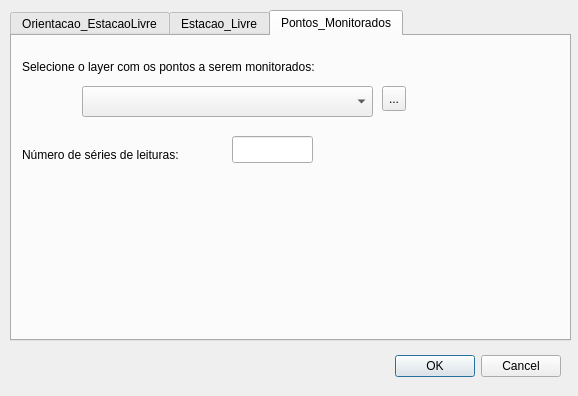
<?xml version="1.0" encoding="UTF-8"?>
<ui version="4.0">
 <class>PROPAGACAO_ERRODialogBase</class>
 <widget class="QDialog" name="PROPAGACAO_ERRODialogBase">
  <property name="geometry">
   <rect>
    <x>0</x>
    <y>0</y>
    <width>578</width>
    <height>396</height>
   </rect>
  </property>
  <property name="windowTitle">
   <string>PROPAGACAO_ERRO</string>
  </property>
  <widget class="QDialogButtonBox" name="button_box">
   <property name="geometry">
    <rect>
     <x>380</x>
     <y>350</y>
     <width>181</width>
     <height>32</height>
    </rect>
   </property>
   <property name="orientation">
    <enum>Qt::Horizontal</enum>
   </property>
   <property name="standardButtons">
    <set>QDialogButtonBox::Cancel|QDialogButtonBox::Ok</set>
   </property>
  </widget>
  <widget class="QTabWidget" name="tabWidget">
   <property name="geometry">
    <rect>
     <x>10</x>
     <y>10</y>
     <width>561</width>
     <height>331</height>
    </rect>
   </property>
   <property name="currentIndex">
    <number>2</number>
   </property>
   <widget class="QWidget" name="Jan1">
    <attribute name="title">
     <string>Orientacao_EstacaoLivre</string>
    </attribute>
    <widget class="QLabel" name="label_12">
     <property name="geometry">
      <rect>
       <x>210</x>
       <y>210</y>
       <width>101</width>
       <height>17</height>
      </rect>
     </property>
     <property name="text">
      <string>Coordenada Y:</string>
     </property>
    </widget>
    <widget class="QLineEdit" name="Zb">
     <property name="geometry">
      <rect>
       <x>380</x>
       <y>150</y>
       <width>113</width>
       <height>27</height>
      </rect>
     </property>
    </widget>
    <widget class="QLineEdit" name="Xb">
     <property name="geometry">
      <rect>
       <x>40</x>
       <y>150</y>
       <width>113</width>
       <height>27</height>
      </rect>
     </property>
    </widget>
    <widget class="QLabel" name="label_28">
     <property name="geometry">
      <rect>
       <x>160</x>
       <y>80</y>
       <width>21</width>
       <height>17</height>
      </rect>
     </property>
     <property name="text">
      <string>m</string>
     </property>
    </widget>
    <widget class="QLineEdit" name="Yb">
     <property name="geometry">
      <rect>
       <x>210</x>
       <y>150</y>
       <width>113</width>
       <height>27</height>
      </rect>
     </property>
    </widget>
    <widget class="QLabel" name="label_13">
     <property name="geometry">
      <rect>
       <x>380</x>
       <y>210</y>
       <width>101</width>
       <height>17</height>
      </rect>
     </property>
     <property name="text">
      <string>Coordenada Z:</string>
     </property>
    </widget>
    <widget class="QLabel" name="label_35">
     <property name="geometry">
      <rect>
       <x>330</x>
       <y>240</y>
       <width>21</width>
       <height>17</height>
      </rect>
     </property>
     <property name="text">
      <string>m</string>
     </property>
    </widget>
    <widget class="QLabel" name="label_33">
     <property name="geometry">
      <rect>
       <x>500</x>
       <y>160</y>
       <width>21</width>
       <height>17</height>
      </rect>
     </property>
     <property name="text">
      <string>m</string>
     </property>
    </widget>
    <widget class="QLineEdit" name="Xc">
     <property name="geometry">
      <rect>
       <x>40</x>
       <y>230</y>
       <width>113</width>
       <height>27</height>
      </rect>
     </property>
    </widget>
    <widget class="QLabel" name="label_10">
     <property name="geometry">
      <rect>
       <x>380</x>
       <y>130</y>
       <width>101</width>
       <height>17</height>
      </rect>
     </property>
     <property name="text">
      <string>Coordenada Z:</string>
     </property>
    </widget>
    <widget class="QLineEdit" name="Za">
     <property name="geometry">
      <rect>
       <x>380</x>
       <y>70</y>
       <width>113</width>
       <height>27</height>
      </rect>
     </property>
    </widget>
    <widget class="QLabel" name="label_30">
     <property name="geometry">
      <rect>
       <x>160</x>
       <y>160</y>
       <width>21</width>
       <height>17</height>
      </rect>
     </property>
     <property name="text">
      <string>m</string>
     </property>
    </widget>
    <widget class="QLabel" name="label_36">
     <property name="geometry">
      <rect>
       <x>160</x>
       <y>240</y>
       <width>21</width>
       <height>17</height>
      </rect>
     </property>
     <property name="text">
      <string>m</string>
     </property>
    </widget>
    <widget class="QLabel" name="label_7">
     <property name="geometry">
      <rect>
       <x>210</x>
       <y>50</y>
       <width>101</width>
       <height>17</height>
      </rect>
     </property>
     <property name="text">
      <string>Coordenada Y:</string>
     </property>
    </widget>
    <widget class="QLabel" name="label_2">
     <property name="geometry">
      <rect>
       <x>10</x>
       <y>10</y>
       <width>561</width>
       <height>21</height>
      </rect>
     </property>
     <property name="text">
      <string>Entre com a coordenada 3D dos pontos de apoio para a orientação da estação:</string>
     </property>
    </widget>
    <widget class="QLineEdit" name="Xa">
     <property name="geometry">
      <rect>
       <x>40</x>
       <y>70</y>
       <width>113</width>
       <height>27</height>
      </rect>
     </property>
    </widget>
    <widget class="QLabel" name="label_11">
     <property name="geometry">
      <rect>
       <x>40</x>
       <y>130</y>
       <width>101</width>
       <height>17</height>
      </rect>
     </property>
     <property name="text">
      <string>Coordenada X:</string>
     </property>
    </widget>
    <widget class="QLabel" name="label_3">
     <property name="geometry">
      <rect>
       <x>20</x>
       <y>30</y>
       <width>67</width>
       <height>17</height>
      </rect>
     </property>
     <property name="text">
      <string>Ponto A:</string>
     </property>
    </widget>
    <widget class="QLabel" name="label_6">
     <property name="geometry">
      <rect>
       <x>40</x>
       <y>50</y>
       <width>101</width>
       <height>17</height>
      </rect>
     </property>
     <property name="text">
      <string>Coordenada X:</string>
     </property>
    </widget>
    <widget class="QLabel" name="label_32">
     <property name="geometry">
      <rect>
       <x>330</x>
       <y>160</y>
       <width>21</width>
       <height>17</height>
      </rect>
     </property>
     <property name="text">
      <string>m</string>
     </property>
    </widget>
    <widget class="QLineEdit" name="Yc">
     <property name="geometry">
      <rect>
       <x>210</x>
       <y>230</y>
       <width>113</width>
       <height>27</height>
      </rect>
     </property>
    </widget>
    <widget class="QLabel" name="label_8">
     <property name="geometry">
      <rect>
       <x>380</x>
       <y>50</y>
       <width>101</width>
       <height>17</height>
      </rect>
     </property>
     <property name="text">
      <string>Coordenada Z:</string>
     </property>
    </widget>
    <widget class="QLabel" name="label_14">
     <property name="geometry">
      <rect>
       <x>40</x>
       <y>210</y>
       <width>101</width>
       <height>17</height>
      </rect>
     </property>
     <property name="text">
      <string>Coordenada X:</string>
     </property>
    </widget>
    <widget class="QLabel" name="label_9">
     <property name="geometry">
      <rect>
       <x>210</x>
       <y>130</y>
       <width>101</width>
       <height>17</height>
      </rect>
     </property>
     <property name="text">
      <string>Coordenada Y:</string>
     </property>
    </widget>
    <widget class="QLabel" name="label_29">
     <property name="geometry">
      <rect>
       <x>500</x>
       <y>80</y>
       <width>21</width>
       <height>17</height>
      </rect>
     </property>
     <property name="text">
      <string>m</string>
     </property>
    </widget>
    <widget class="QLabel" name="label_34">
     <property name="geometry">
      <rect>
       <x>500</x>
       <y>240</y>
       <width>21</width>
       <height>17</height>
      </rect>
     </property>
     <property name="text">
      <string>m</string>
     </property>
    </widget>
    <widget class="QLineEdit" name="Zc">
     <property name="geometry">
      <rect>
       <x>380</x>
       <y>230</y>
       <width>113</width>
       <height>27</height>
      </rect>
     </property>
    </widget>
    <widget class="QLineEdit" name="Ya">
     <property name="geometry">
      <rect>
       <x>210</x>
       <y>70</y>
       <width>113</width>
       <height>27</height>
      </rect>
     </property>
    </widget>
    <widget class="QLabel" name="label_31">
     <property name="geometry">
      <rect>
       <x>330</x>
       <y>80</y>
       <width>21</width>
       <height>17</height>
      </rect>
     </property>
     <property name="text">
      <string>m</string>
     </property>
    </widget>
    <widget class="QLabel" name="label_5">
     <property name="geometry">
      <rect>
       <x>20</x>
       <y>190</y>
       <width>67</width>
       <height>17</height>
      </rect>
     </property>
     <property name="text">
      <string>Ponto C:</string>
     </property>
    </widget>
    <widget class="QLabel" name="label_4">
     <property name="geometry">
      <rect>
       <x>20</x>
       <y>110</y>
       <width>67</width>
       <height>17</height>
      </rect>
     </property>
     <property name="text">
      <string>Ponto B:</string>
     </property>
    </widget>
   </widget>
   <widget class="QWidget" name="Jan2">
    <attribute name="title">
     <string>Estacao_Livre</string>
    </attribute>
    <widget class="QLabel" name="label_37">
     <property name="geometry">
      <rect>
       <x>150</x>
       <y>70</y>
       <width>21</width>
       <height>17</height>
      </rect>
     </property>
     <property name="text">
      <string>m</string>
     </property>
    </widget>
    <widget class="QLabel" name="label_17">
     <property name="geometry">
      <rect>
       <x>10</x>
       <y>20</y>
       <width>521</width>
       <height>17</height>
      </rect>
     </property>
     <property name="text">
      <string>Entre com as coordenadas da Estação Livre :</string>
     </property>
    </widget>
    <widget class="QLabel" name="label_18">
     <property name="geometry">
      <rect>
       <x>30</x>
       <y>40</y>
       <width>101</width>
       <height>17</height>
      </rect>
     </property>
     <property name="text">
      <string>Coordenada X:</string>
     </property>
    </widget>
    <widget class="QLineEdit" name="coord_X">
     <property name="geometry">
      <rect>
       <x>30</x>
       <y>60</y>
       <width>113</width>
       <height>27</height>
      </rect>
     </property>
    </widget>
    <widget class="QLineEdit" name="coord_Y">
     <property name="geometry">
      <rect>
       <x>200</x>
       <y>60</y>
       <width>113</width>
       <height>27</height>
      </rect>
     </property>
    </widget>
    <widget class="QLabel" name="label_16">
     <property name="geometry">
      <rect>
       <x>370</x>
       <y>40</y>
       <width>101</width>
       <height>17</height>
      </rect>
     </property>
     <property name="text">
      <string>Coordenada Z:</string>
     </property>
    </widget>
    <widget class="QLabel" name="label_39">
     <property name="geometry">
      <rect>
       <x>490</x>
       <y>70</y>
       <width>21</width>
       <height>17</height>
      </rect>
     </property>
     <property name="text">
      <string>m</string>
     </property>
    </widget>
    <widget class="QLineEdit" name="coord_Z">
     <property name="geometry">
      <rect>
       <x>370</x>
       <y>60</y>
       <width>113</width>
       <height>27</height>
      </rect>
     </property>
    </widget>
    <widget class="QLabel" name="label_38">
     <property name="geometry">
      <rect>
       <x>320</x>
       <y>70</y>
       <width>21</width>
       <height>17</height>
      </rect>
     </property>
     <property name="text">
      <string>m</string>
     </property>
    </widget>
    <widget class="QLabel" name="label_15">
     <property name="geometry">
      <rect>
       <x>200</x>
       <y>40</y>
       <width>101</width>
       <height>17</height>
      </rect>
     </property>
     <property name="text">
      <string>Coordenada Y:</string>
     </property>
    </widget>
    <widget class="QLineEdit" name="PrecLinear1">
     <property name="geometry">
      <rect>
       <x>150</x>
       <y>160</y>
       <width>113</width>
       <height>27</height>
      </rect>
     </property>
    </widget>
    <widget class="QLabel" name="label_25">
     <property name="geometry">
      <rect>
       <x>280</x>
       <y>210</y>
       <width>71</width>
       <height>17</height>
      </rect>
     </property>
     <property name="text">
      <string>Segundos</string>
     </property>
    </widget>
    <widget class="QLineEdit" name="PrecAngular">
     <property name="geometry">
      <rect>
       <x>160</x>
       <y>200</y>
       <width>113</width>
       <height>27</height>
      </rect>
     </property>
    </widget>
    <widget class="QLabel" name="label_26">
     <property name="geometry">
      <rect>
       <x>270</x>
       <y>170</y>
       <width>41</width>
       <height>17</height>
      </rect>
     </property>
     <property name="text">
      <string>mm +</string>
     </property>
    </widget>
    <widget class="QLabel" name="label_24">
     <property name="geometry">
      <rect>
       <x>30</x>
       <y>210</y>
       <width>121</width>
       <height>17</height>
      </rect>
     </property>
     <property name="text">
      <string>Precisão Angular:</string>
     </property>
    </widget>
    <widget class="QLabel" name="label_23">
     <property name="geometry">
      <rect>
       <x>30</x>
       <y>170</y>
       <width>111</width>
       <height>17</height>
      </rect>
     </property>
     <property name="text">
      <string>Precisão Linear:</string>
     </property>
    </widget>
    <widget class="QLabel" name="label_27">
     <property name="geometry">
      <rect>
       <x>440</x>
       <y>170</y>
       <width>41</width>
       <height>17</height>
      </rect>
     </property>
     <property name="text">
      <string>ppm</string>
     </property>
    </widget>
    <widget class="QLineEdit" name="PrecLinear2">
     <property name="geometry">
      <rect>
       <x>320</x>
       <y>160</y>
       <width>113</width>
       <height>27</height>
      </rect>
     </property>
    </widget>
    <widget class="QLabel" name="label_21">
     <property name="geometry">
      <rect>
       <x>10</x>
       <y>140</y>
       <width>521</width>
       <height>17</height>
      </rect>
     </property>
     <property name="text">
      <string>Entre com a precisão nominal do equipamento:</string>
     </property>
    </widget>
   </widget>
   <widget class="QWidget" name="Jan3">
    <attribute name="title">
     <string>Pontos_Monitorados</string>
    </attribute>
    <widget class="QToolButton" name="toolButton">
     <property name="geometry">
      <rect>
       <x>370</x>
       <y>50</y>
       <width>24</width>
       <height>25</height>
      </rect>
     </property>
     <property name="text">
      <string>...</string>
     </property>
    </widget>
    <widget class="QComboBox" name="comboBox">
     <property name="geometry">
      <rect>
       <x>70</x>
       <y>50</y>
       <width>291</width>
       <height>31</height>
      </rect>
     </property>
    </widget>
    <widget class="QLabel" name="label">
     <property name="geometry">
      <rect>
       <x>10</x>
       <y>20</y>
       <width>371</width>
       <height>21</height>
      </rect>
     </property>
     <property name="text">
      <string>Selecione o layer com os pontos a serem monitorados:</string>
     </property>
    </widget>
    <widget class="QLineEdit" name="nseries">
     <property name="geometry">
      <rect>
       <x>220</x>
       <y>100</y>
       <width>81</width>
       <height>27</height>
      </rect>
     </property>
    </widget>
    <widget class="QLabel" name="label_22">
     <property name="geometry">
      <rect>
       <x>10</x>
       <y>110</y>
       <width>211</width>
       <height>17</height>
      </rect>
     </property>
     <property name="text">
      <string>Número de séries de leituras:</string>
     </property>
    </widget>
   </widget>
  </widget>
 </widget>
 <resources/>
 <connections>
  <connection>
   <sender>button_box</sender>
   <signal>accepted()</signal>
   <receiver>PROPAGACAO_ERRODialogBase</receiver>
   <slot>accept()</slot>
   <hints>
    <hint type="sourcelabel">
     <x>20</x>
     <y>20</y>
    </hint>
    <hint type="destinationlabel">
     <x>20</x>
     <y>20</y>
    </hint>
   </hints>
  </connection>
  <connection>
   <sender>button_box</sender>
   <signal>rejected()</signal>
   <receiver>PROPAGACAO_ERRODialogBase</receiver>
   <slot>reject()</slot>
   <hints>
    <hint type="sourcelabel">
     <x>20</x>
     <y>20</y>
    </hint>
    <hint type="destinationlabel">
     <x>20</x>
     <y>20</y>
    </hint>
   </hints>
  </connection>
 </connections>
</ui>
